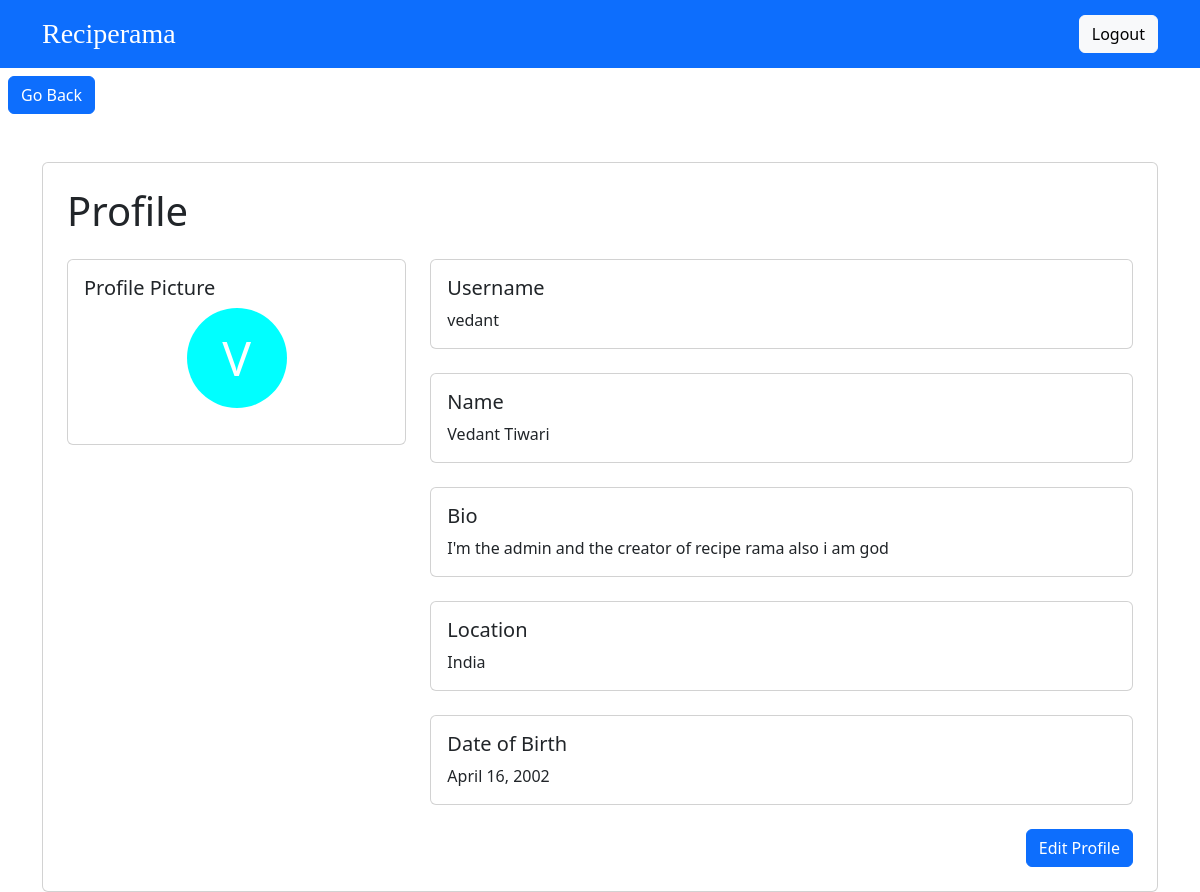
Page /userauth/view_profile (signed in) on the committed database.
### userauth/models.py (models this page shows, shortened)
class CustomUser(AbstractUser):
    is_staff = models.BooleanField(default=False)

class Profile(models.Model):
    user = models.OneToOneField(User, on_delete=models.CASCADE)
    name = models.CharField(max_length=255)
    bio = models.TextField()
    country = models.CharField(max_length=255)
    dob = models.DateField(blank=True, null = True)

### userauth/views.py (the view)
# urls.py: path('view_profile',views.view_profile,name='view_profile'),
@login_required
def view_profile(request):
    user = request.user
    return render(request, 'view_profile.html', {'user':user})

### template/view_profile.html (shortened to what this page needs)
<!DOCTYPE html>
<html>
<head>
    <link rel="stylesheet" href="https://cdn.jsdelivr.net/npm/bootstrap@5.3.0/dist/css/bootstrap.min.css" rel="stylesheet">
</head>
<body>
    <nav class="navbar bg-primary" data-bs-theme="dark">
        <div class="container">
            <a class="navbar-brand" href="/">Reciperama</a>
            <ul class="navbar-nav ms-auto">
                <li class="nav-item">
                    <form method="post" action="/userauth/logout">
                        <button type="submit" class="btn btn-light">Logout</button>
                    </form>
                </li>
            </ul>
        </div>
    </nav>
    <a href="/userauth/dashboard" onclick="history.go(-1);" class="text-start mb-4">
        <button class="btn btn-primary mt-2 mx-2">Go Back</button>
    </a>
    <div class="container mt-5">
        <div class="card p-4">
            <h1 class="mb-4">Profile</h1>
            <div class="row">
                <div class="col-md-4 mb-4">
                    <div class="card">
                        <div class="card-body">
                            <h5 class="card-title">Profile Picture</h5>
                            <div class="profile-initial">
                                <div class="initial-circle">{{ user.username|first|upper }}</div>
                            </div>
                        </div>
                    </div>
                </div>
                <div class="col-md-8">
                    <div class="card">
                        <div class="card-body">
                            <h5 class="card-title">Username</h5>
                            <p class="card-text">{{ user.username }}</p>
                        </div>
                    </div>
                    <div class="card mt-4">
                        <div class="card-body">
                            <h5 class="card-title">Name</h5>
                            <p class="card-text">{{ user.profile.name }}</p>
                        </div>
                    </div>
                    <div class="card mt-4">
                        <div class="card-body">
                            <h5 class="card-title">Bio</h5>
                            <p class="card-text">{{ user.profile.bio }}</p>
                        </div>
                    </div>
                    <div class="card mt-4">
                        <div class="card-body">
                            <h5 class="card-title">Location</h5>
                            <p class="card-text">{{ user.profile.country }}</p>
                        </div>
                    </div>
                    <div class="card mt-4">
                        <div class="card-body">
                            <h5 class="card-title">Date of Birth</h5>
                            <p class="card-text">{{ user.profile.dob }}</p>
                        </div>
                    </div>
                </div>
            </div>
            <div class="text-end mt-4">
                <a href="/userauth/edit_profile" class="btn btn-primary">Edit Profile</a>
            </div>
        </div>
    </div>
</body>
</html>

### template/view_profile.html (style rules this page uses)
.navbar-brand { font-weight: light; font-family: 'Monserrat', Times, serif; font-size: 28px; }
.profile-initial { width: 100px; height: 100px; border-radius: 50%; background-color: aqua; display: flex; align-items: center; justify-content: center; margin: 0 auto 20px; }
.initial-circle { font-size: 48px; color: white; }

### rows in the picture
CustomUser: username|first "V", username "vedant", profile.name "Vedant Tiwari", profile.bio "I'm the admin and the creator of recipe rama also i am god", profile.country "India", profile.dob "April 16, 2002"
